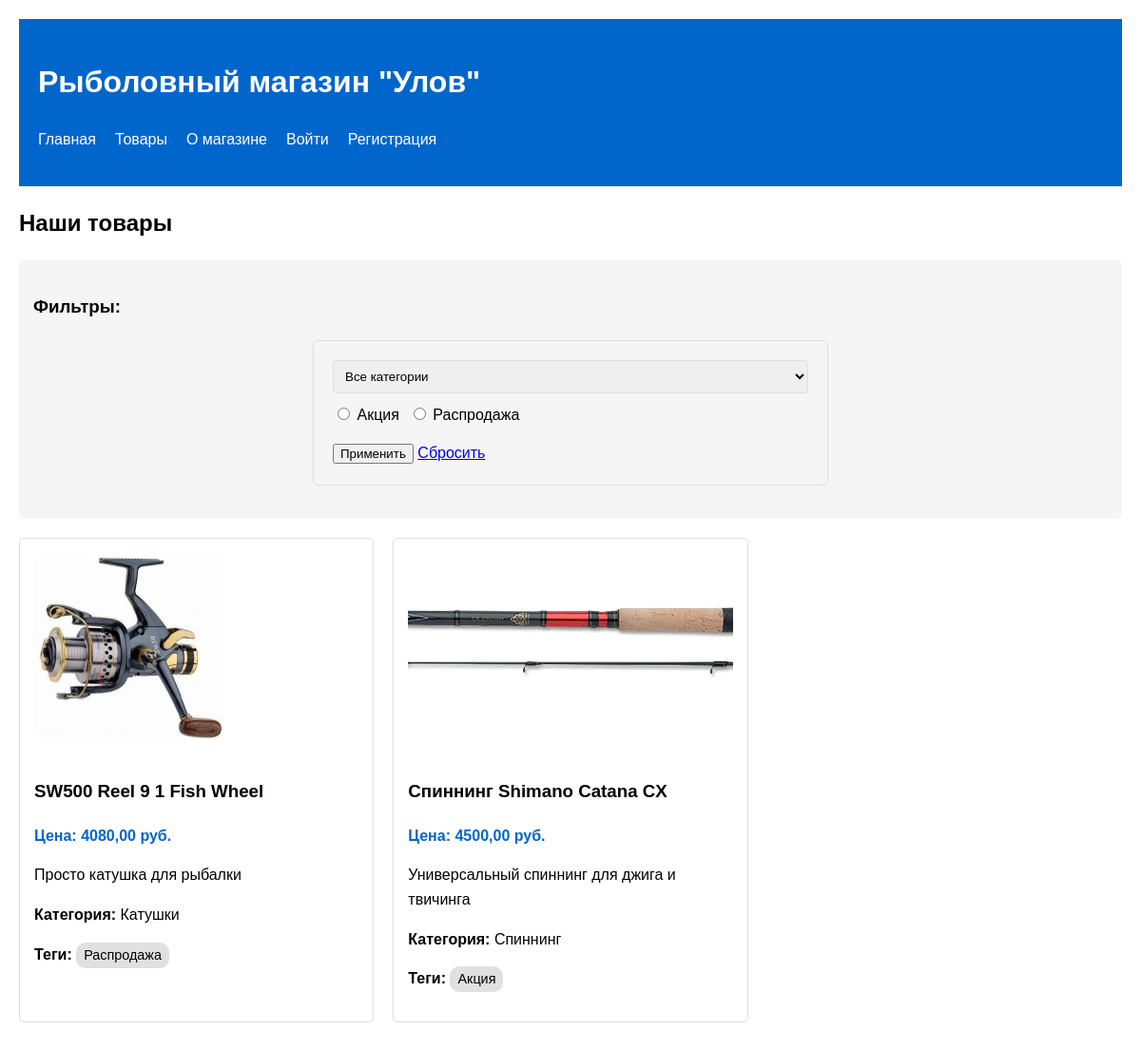
Screenshot of /products/ with the database file from the repository.
### shop/models.py (models this page shows, shortened)
class Tag(models.Model):
    name = models.CharField(max_length=50, unique=True, verbose_name="Тег")
    class Meta:
        verbose_name = "Тег"
        verbose_name_plural = "Теги"

class Product(models.Model):
    name = models.CharField(max_length=100, verbose_name="Название")
    price = models.DecimalField(max_digits=10, decimal_places=2, verbose_name="Цена")
    description = models.TextField(verbose_name="Описание")
    image = models.ImageField(upload_to='products/', verbose_name="Изображение", blank=True)
    category = models.ForeignKey(
        Category,
        on_delete=models.SET_NULL,
        null=True,
        blank=True,
        verbose_name="Категория"
    )
    tags = models.ManyToManyField(Tag, blank=True, verbose_name="Теги")
    created_at = models.DateTimeField(auto_now_add=True, verbose_name="Дата добавления")
    class Meta:
        verbose_name = "Товар"
        verbose_name_plural = "Товары"
        ordering = ['-created_at']

class Category(models.Model):
    name = models.CharField(max_length=100, verbose_name="Название категории")
    class Meta:
        verbose_name = "Категория"
        verbose_name_plural = "Категории"

### shop/views.py (the view)
# urls.py: path('products/', views.products_page, name='products'),
def products_page(request):
    products = Product.objects.all()
    categories = Category.objects.all()
    tags = Tag.objects.all()
    category_id = request.GET.get('category')
    tag_id = request.GET.get('tag')
    if category_id:
        products = products.filter(category__id=category_id)
    if tag_id:
        products = products.filter(tags__id=tag_id)
    context = {
        "page_name": "Товары",
        "menu_items": get_base_menu(request),
        "products": products,
        "categories": categories,
        "tags": tags,
        "selected_category": int(category_id) if category_id else None,
        "selected_tag": int(tag_id) if tag_id else None,
    }
    return render(request, "products.html", context)

### shop/views.py (called while the page is built)
def get_base_menu(request):
    menu = [
        {"link": "/", "text": "Главная"},
        {"link": "/products/", "text": "Товары"},
        {"link": "/about/", "text": "О магазине"},
    ]
    if request.user.is_authenticated:
        menu.extend([
            {"link": "/profile/", "text": "Профиль"},
            {"link": "/logout/", "text": "Выйти"},
        ])
    else:
        menu.extend([
            {"link": "/login/", "text": "Войти"},
            {"link": "/register/", "text": "Регистрация"},
        ])
    return menu

### templates/products.html (shortened to what this page needs)
{% extends "base.html" %}
{% block content %}
<h2>Наши товары</h2>
<div class="filters">
    <h3>Фильтры:</h3>
    <form method="get">
        <select name="category">
            <option value="">Все категории</option>
        </select>
        <div class="tags-filter">
            {% for tag in tags %}
            <label>
                <input type="radio" name="tag" value="{{ tag.id }}" {% if selected_tag == tag.id %}checked{% endif %}>
                {{ tag.name }}
            </label>
            {% endfor %}
        </div>
        <button type="submit">Применить</button>
        <a href="{% url 'products' %}">Сбросить</a>
    </form>
</div>
<div class="product-list">
    {% for product in products %}
    <div class="product">
        {% if product.image %}
        <img src="{{ product.image.url }}" alt="{{ product.name }}">
        {% endif %}
        <h3>{{ product.name }}</h3>
        <p class="price">Цена: {{ product.price }} руб.</p>
        <p>{{ product.description|truncatechars:100 }}</p>
        <p><strong>Категория:</strong> {{ product.category.name|default:"Без категории" }}</p>
        <p>
            <strong>Теги:</strong>
            {% for tag in product.tags.all %}
            <span class="tag">{{ tag.name }}</span>
            {% empty %}
            Нет тегов
            {% endfor %}
        </p>
    </div>
    {% empty %}
    <p>Товары не найдены</p>
    {% endfor %}
</div>
{% endblock %}

### templates/base.html (shortened to what this page needs)
<!DOCTYPE html>
<html lang="ru">
<head>
    {% load static %}
    <link rel="stylesheet" href="{% static 'css/style.css' %}">
</head>
<body>
    <header>
        <h1>Рыболовный магазин "Улов"</h1>
        <nav>
            <ul>
                {% for item in menu_items %}
                <li><a href="{{ item.link }}">{{ item.text }}</a></li>
                {% endfor %}
            </ul>
        </nav>
    </header>
    <main>
        {% block content %}{% endblock %}
    </main>
</body>
</html>

### static/css/style.css (style rules this page uses)
body { font-family: Arial, sans-serif; line-height: 1.6; margin: 0; padding: 20px; max-width: 1200px; margin: 0 auto; }
header { background: #0066cc; color: white; padding: 20px; margin-bottom: 20px; }
nav ul { list-style: none; padding: 0; display: flex; gap: 20px; }
nav a { color: white; text-decoration: none; }
img { max-width: 100%; height: auto; }
.product { border: 1px solid #ddd; padding: 15px; margin-bottom: 20px; }
form { max-width: 500px; margin: 20px auto; padding: 20px; border: 1px solid #ddd; border-radius: 5px; }
form label { display: block; margin-bottom: 5px; }
form input[type="text"], form input[type="password"], form input[type="email"], form textarea, form select { width: 100%; padding: 8px; border: 1px solid #ddd; border-radius: 4px; }
.filters { margin-bottom: 20px; padding: 15px; background: #f5f5f5; border-radius: 5px; }
.tags-filter { margin: 10px 0; display: flex; flex-wrap: wrap; gap: 10px; }
.product-list { display: grid; grid-template-columns: repeat(auto-fill, minmax(300px, 1fr)); gap: 20px; }
.product { border: 1px solid #ddd; padding: 15px; border-radius: 5px; }
.product img { max-width: 100%; height: 200px; object-fit: cover; margin-bottom: 10px; }
.price { font-weight: bold; color: #0066cc; }
.tag { display: inline-block; background: #e0e0e0; padding: 2px 8px; border-radius: 10px; margin-right: 5px; font-size: 0.9em; }

### rows the page displays
Tag: tag "☐ Акция", name "Акция"
Tag: tag "☐ Распродажа", name "Распродажа"
Product: image (picture), name "SW500 Reel 9 1 Fish Wheel", price "4080,00", description "Просто катушка для рыбалки", category.name "Катушки"
Product: image (picture), name "Спиннинг Shimano Catana CX", price "4500,00", description "Универсальный спиннинг для джига и твичинга", category.name "Спиннинг"

### other values shown
{{ item.text }} "Главная" "Товары" "О магазине" "Войти" "Регистрация"
